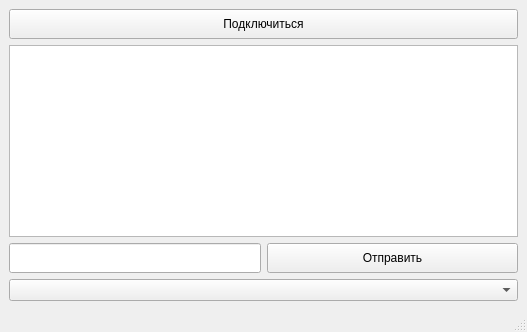
<?xml version="1.0" encoding="UTF-8"?>
<ui version="4.0">
 <class>MainWindow</class>
 <widget class="QMainWindow" name="MainWindow">
  <property name="geometry">
   <rect>
    <x>0</x>
    <y>0</y>
    <width>527</width>
    <height>332</height>
   </rect>
  </property>
  <property name="sizePolicy">
   <sizepolicy hsizetype="Preferred" vsizetype="Preferred">
    <horstretch>0</horstretch>
    <verstretch>0</verstretch>
   </sizepolicy>
  </property>
  <property name="windowTitle">
   <string>Чат</string>
  </property>
  <widget class="QWidget" name="centralwidget">
   <layout class="QGridLayout" name="gridLayout">
    <item row="1" column="0" colspan="2">
     <widget class="QTextBrowser" name="textBrowser">
      <property name="sizePolicy">
       <sizepolicy hsizetype="Expanding" vsizetype="Expanding">
        <horstretch>0</horstretch>
        <verstretch>0</verstretch>
       </sizepolicy>
      </property>
     </widget>
    </item>
    <item row="2" column="1">
     <widget class="QPushButton" name="buttonSend">
      <property name="sizePolicy">
       <sizepolicy hsizetype="Expanding" vsizetype="Expanding">
        <horstretch>0</horstretch>
        <verstretch>0</verstretch>
       </sizepolicy>
      </property>
      <property name="text">
       <string>Отправить</string>
      </property>
     </widget>
    </item>
    <item row="0" column="0" colspan="2">
     <widget class="QPushButton" name="buttonConnect">
      <property name="sizePolicy">
       <sizepolicy hsizetype="Expanding" vsizetype="Expanding">
        <horstretch>0</horstretch>
        <verstretch>0</verstretch>
       </sizepolicy>
      </property>
      <property name="text">
       <string>Подключиться</string>
      </property>
     </widget>
    </item>
    <item row="2" column="0">
     <widget class="QLineEdit" name="messageText">
      <property name="sizePolicy">
       <sizepolicy hsizetype="Expanding" vsizetype="Expanding">
        <horstretch>0</horstretch>
        <verstretch>0</verstretch>
       </sizepolicy>
      </property>
     </widget>
    </item>
    <item row="3" column="0" colspan="2">
     <widget class="QComboBox" name="mailingList"/>
    </item>
   </layout>
  </widget>
  <widget class="QMenuBar" name="menubar">
   <property name="geometry">
    <rect>
     <x>0</x>
     <y>0</y>
     <width>527</width>
     <height>25</height>
    </rect>
   </property>
  </widget>
  <widget class="QStatusBar" name="statusbar"/>
 </widget>
 <resources/>
 <connections/>
</ui>
